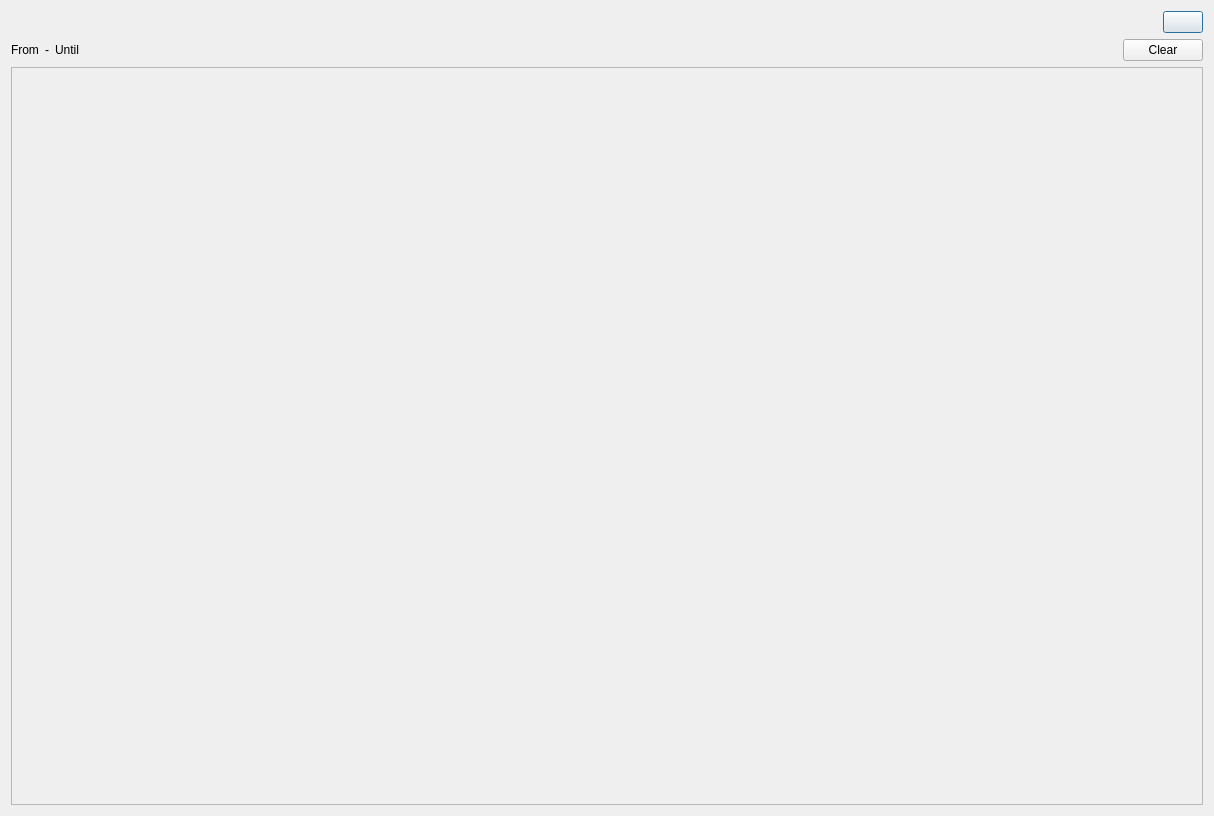
<?xml version="1.0" encoding="UTF-8"?>
<ui version="4.0">
 <class>GUI_History</class>
 <widget class="QDialog" name="GUI_History">
  <property name="geometry">
   <rect>
    <x>0</x>
    <y>0</y>
    <width>1214</width>
    <height>816</height>
   </rect>
  </property>
  <property name="windowTitle">
   <string>Dialog</string>
  </property>
  <layout class="QVBoxLayout" name="verticalLayout">
   <item>
    <layout class="QHBoxLayout" name="horizontalLayout">
     <item>
      <widget class="QFrame" name="header">
       <property name="frameShape">
        <enum>QFrame::StyledPanel</enum>
       </property>
       <property name="frameShadow">
        <enum>QFrame::Raised</enum>
       </property>
      </widget>
     </item>
     <item>
      <spacer name="horizontalSpacer">
       <property name="orientation">
        <enum>Qt::Horizontal</enum>
       </property>
       <property name="sizeHint" stdset="0">
        <size>
         <width>40</width>
         <height>20</height>
        </size>
       </property>
      </spacer>
     </item>
     <item>
      <widget class="Gui::MenuToolButton" name="toolButton">
       <property name="text">
        <string notr="true"/>
       </property>
      </widget>
     </item>
    </layout>
   </item>
   <item>
    <widget class="QStackedWidget" name="stackedWidget">
     <property name="currentIndex">
      <number>1</number>
     </property>
     <widget class="QWidget" name="page">
      <layout class="QGridLayout" name="gridLayout">
       <property name="leftMargin">
        <number>0</number>
       </property>
       <property name="topMargin">
        <number>0</number>
       </property>
       <property name="rightMargin">
        <number>0</number>
       </property>
       <property name="bottomMargin">
        <number>0</number>
       </property>
       <item row="1" column="0">
        <widget class="QScrollArea" name="scrollArea">
         <property name="widgetResizable">
          <bool>true</bool>
         </property>
         <widget class="QWidget" name="scrollAreaWidgetContents">
          <property name="geometry">
           <rect>
            <x>0</x>
            <y>0</y>
            <width>98</width>
            <height>28</height>
           </rect>
          </property>
         </widget>
        </widget>
       </item>
      </layout>
     </widget>
     <widget class="QWidget" name="page_2">
      <layout class="QGridLayout" name="gridLayout_2">
       <property name="leftMargin">
        <number>0</number>
       </property>
       <property name="topMargin">
        <number>0</number>
       </property>
       <property name="rightMargin">
        <number>0</number>
       </property>
       <property name="bottomMargin">
        <number>0</number>
       </property>
       <item row="2" column="0">
        <widget class="QScrollArea" name="scrollAreaRange">
         <property name="widgetResizable">
          <bool>true</bool>
         </property>
         <widget class="QWidget" name="scrollAreaRangeContents">
          <property name="geometry">
           <rect>
            <x>0</x>
            <y>0</y>
            <width>1194</width>
            <height>726</height>
           </rect>
          </property>
         </widget>
        </widget>
       </item>
       <item row="1" column="0">
        <layout class="QHBoxLayout" name="horizontalLayout_3">
         <item>
          <widget class="QLabel" name="labFrom">
           <property name="text">
            <string notr="true">From</string>
           </property>
          </widget>
         </item>
         <item>
          <widget class="QLabel" name="label_3">
           <property name="text">
            <string notr="true">-</string>
           </property>
          </widget>
         </item>
         <item>
          <widget class="QLabel" name="labUntil">
           <property name="text">
            <string notr="true">Until</string>
           </property>
          </widget>
         </item>
         <item>
          <spacer name="horizontalSpacer_2">
           <property name="orientation">
            <enum>Qt::Horizontal</enum>
           </property>
           <property name="sizeHint" stdset="0">
            <size>
             <width>40</width>
             <height>20</height>
            </size>
           </property>
          </spacer>
         </item>
         <item>
          <widget class="QPushButton" name="btnClear">
           <property name="text">
            <string notr="true">Clear</string>
           </property>
          </widget>
         </item>
        </layout>
       </item>
      </layout>
     </widget>
    </widget>
   </item>
  </layout>
 </widget>
 <customwidgets>
  <customwidget>
   <class>Gui::MenuToolButton</class>
   <extends>QPushButton</extends>
   <header>Gui/Utils/MenuTool/MenuToolButton.h</header>
  </customwidget>
 </customwidgets>
 <resources/>
 <connections/>
</ui>
